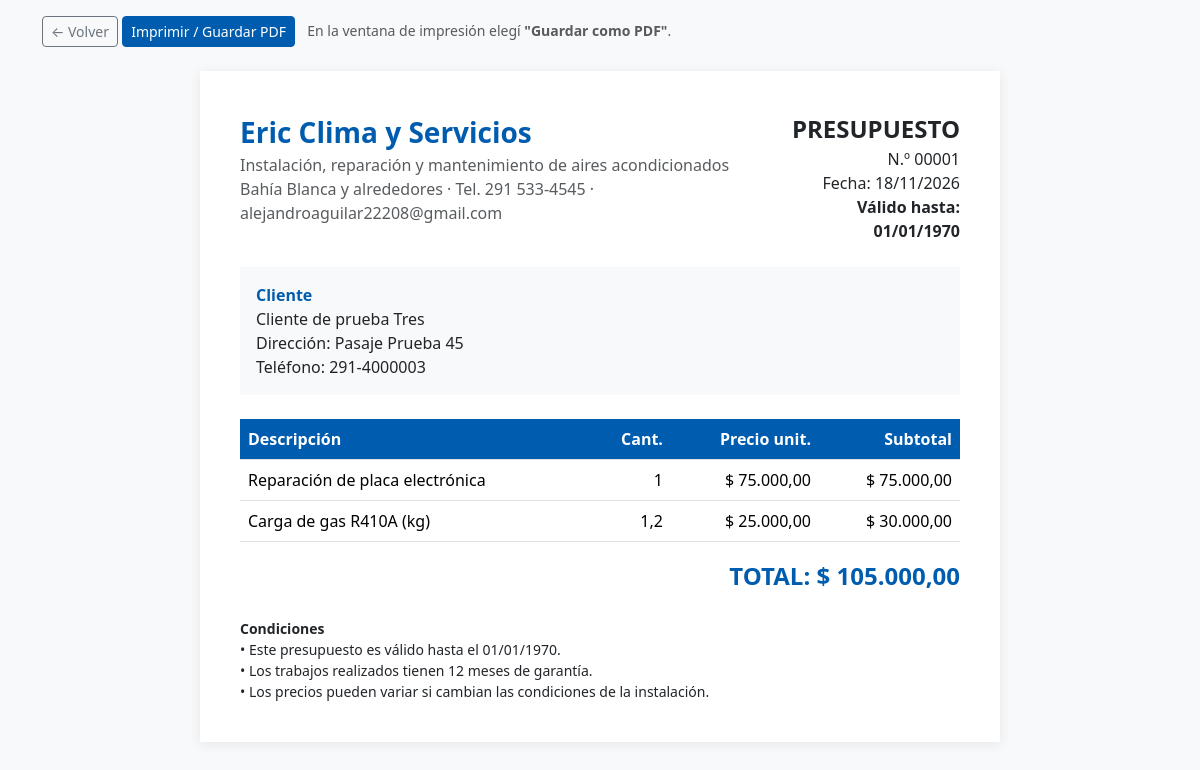
Page /admin/presupuesto.php?id=1 (signed in) on the committed database.
### tables this page shows
CREATE TABLE presupuestos (
    id          INT AUTO_INCREMENT PRIMARY KEY,
    cliente_id  INT NOT NULL,
    fecha       DATE NOT NULL,
    vence       DATE NULL,
    total       DECIMAL(12,2) NOT NULL DEFAULT 0,
    estado      ENUM('pendiente','aceptado','rechazado','vencido') NOT NULL DEFAULT 'pendiente',
    CONSTRAINT fk_presupuestos_cliente FOREIGN KEY (cliente_id) REFERENCES clientes(id) ON DELETE RESTRICT
);

CREATE TABLE clientes (
    id          INT AUTO_INCREMENT PRIMARY KEY,
    nombre      VARCHAR(120) NOT NULL,
    telefono    VARCHAR(30)  NOT NULL,
    email       VARCHAR(120) NULL,
    direccion   VARCHAR(150) NOT NULL,
    localidad   VARCHAR(80)  NOT NULL DEFAULT 'Bahía Blanca',
    activo      TINYINT(1) NOT NULL DEFAULT 1,
    fecha_alta  DATETIME NOT NULL DEFAULT CURRENT_TIMESTAMP,
    INDEX idx_clientes_nombre (nombre),
    INDEX idx_clientes_telefono (telefono)
);

CREATE TABLE presupuesto_items (
    id               INT AUTO_INCREMENT PRIMARY KEY,
    presupuesto_id   INT NOT NULL,
    descripcion      VARCHAR(150) NOT NULL,
    cantidad         DECIMAL(10,2) NOT NULL DEFAULT 1,
    precio_unitario  DECIMAL(12,2) NOT NULL,
    CONSTRAINT fk_items_presupuesto FOREIGN KEY (presupuesto_id) REFERENCES presupuestos(id) ON DELETE CASCADE
);

### web/app/config.php (called while the page is built, shortened)
<?php
function db(): PDO
{
    static $pdo = null;
    if ($pdo === null) {
        $pdo = new PDO(
            'mysql:host=' . DB_HOST . ';dbname=' . DB_NAME . ';charset=utf8mb4',
            DB_USER,
            DB_PASS,
            [
                PDO::ATTR_ERRMODE            => PDO::ERRMODE_EXCEPTION,
                PDO::ATTR_DEFAULT_FETCH_MODE => PDO::FETCH_ASSOC,
                PDO::ATTR_EMULATE_PREPARES   => false,
            ]
        );
    }
    return $pdo;
}
function e($texto): string
{
    return htmlspecialchars((string)$texto, ENT_QUOTES, 'UTF-8');
}

### web/admin/presupuesto.php (the view, shortened to what this page needs)
<?php
$id = (int)($_GET['id'] ?? 0);
$st = db()->prepare(
    'SELECT p.*, c.nombre, c.direccion, c.telefono FROM presupuestos p
     JOIN clientes c ON c.id = p.cliente_id WHERE p.id = ?');
$st->execute([$id]);
$p = $st->fetch();
$st = db()->prepare('SELECT * FROM presupuesto_items WHERE presupuesto_id = ? ORDER BY id');
$st->execute([$id]);
$items = $st->fetchAll();
$numero = str_pad($p['id'], 5, '0', STR_PAD_LEFT);
$fecha  = fn($f) => date('d/m/Y', strtotime($f));
$plata  = fn($n) => '$ ' . number_format((float)$n, 2, ',', '.');
?>
<!doctype html>
<html lang="es">
<head>
    <link href="https://cdn.jsdelivr.net/npm/bootstrap@5.3.3/dist/css/bootstrap.min.css" rel="stylesheet">
    <link href="../assets/css/estilos.css" rel="stylesheet">
</head>
<body class="bg-light">
<div class="container no-imprimir pt-3">
    <a class="btn btn-outline-secondary btn-sm" href="presupuestos.php">← Volver</a>
    <button class="btn btn-marca btn-sm" onclick="window.print()">Imprimir / Guardar PDF</button>
    <span class="text-muted small ms-2">En la ventana de impresión elegí <b>"Guardar como PDF"</b>.</span>
</div>
<div class="hoja">
    <div class="d-flex justify-content-between">
        <div>
            <div class="fs-3 fw-bold marca"><?= e(EMPRESA) ?></div>
            <div class="text-muted">Instalación, reparación y mantenimiento de aires acondicionados</div>
            <div class="text-muted"><?= e(ZONA) ?> · Tel. <?= e(TELEFONO) ?> · <?= e(EMAIL) ?></div>
        </div>
        <div class="text-end">
            <div class="fs-4 fw-bold">PRESUPUESTO</div>
            <div>N.º <?= $numero ?></div>
            <div>Fecha: <?= $fecha($p['fecha']) ?></div>
            <div class="fw-bold">Válido hasta: <?= $fecha($p['vence']) ?></div>
        </div>
    </div>
    <div class="bg-body-tertiary p-3 my-4">
        <div class="fw-bold marca">Cliente</div>
        <div><?= e($p['nombre']) ?></div>
        <div>Dirección: <?= e($p['direccion']) ?></div>
        <div>Teléfono: <?= e($p['telefono']) ?></div>
    </div>
    <table class="table tabla-items">
        <thead><tr><th>Descripción</th><th class="text-end">Cant.</th><th class="text-end">Precio unit.</th><th class="text-end">Subtotal</th></tr></thead>
        <tbody>
        <?php foreach ($items as $i): ?>
            <tr>
                <td><?= e($i['descripcion']) ?></td>
                <td class="text-end"><?= rtrim(rtrim(number_format((float)$i['cantidad'], 2, ',', '.'), '0'), ',') ?></td>
                <td class="text-end"><?= $plata($i['precio_unitario']) ?></td>
                <td class="text-end"><?= $plata($i['cantidad'] * $i['precio_unitario']) ?></td>
            </tr>
        <?php endforeach; ?>
        </tbody>
    </table>
    <div class="text-end fs-4 fw-bold marca">TOTAL: <?= $plata($p['total']) ?></div>
    <div class="mt-4 small">
        <div class="fw-bold">Condiciones</div>
        <div>• Este presupuesto es válido hasta el <?= $fecha($p['vence']) ?>.</div>
        <div>• Los trabajos realizados tienen 12 meses de garantía.</div>
        <div>• Los precios pueden variar si cambian las condiciones de la instalación.</div>
    </div>
</div>
</body>
</html>

### web/assets/css/estilos.css (style rules this page uses)
:root { --marca: #005caf; --marca-oscuro: #003f7d; --marca-noche: #0b2340; --marca-claro: #eaf3fc; --acento: #ff7a1a; --acento-oscuro: #e9650a; --verde-wa: #25d366; --texto: #1f2d3d; --gris: #64748b; --sombra: 0 10px 30px rgba(11, 35, 64, .08); --sombra-fuerte: 0 18px 40px rgba(11, 35, 64, .16); }
.btn-marca { background-color: var(--marca); border-color: var(--marca); color: #fff; font-weight: 500; }

### web/admin/presupuesto.php (style rules this page uses)
.hoja { max-width: 800px; margin: 24px auto; background: #fff; padding: 40px; box-shadow: 0 2px 12px rgba(0,0,0,.08); }
.marca { color: #005CAF; }
.tabla-items thead th { background: #005CAF; color: #fff; }

### rows in the picture
presupuestos: id "00001", fecha "18/11/2026", vence "01/01/1970", cliente.nombre "Cliente de prueba Tres", cliente.direccion "Pasaje Prueba 45", cliente.telefono "291-4000003", total "$ 105.000,00"
presupuesto_items: descripcion "Reparación de placa electrónica", cantidad "1", precio_unitario "$ 75.000,00", $plata($i['cantidad'] * $i['precio_unitario']) "$ 75.000,00"
presupuesto_items: descripcion "Carga de gas R410A (kg)", cantidad "1,2", precio_unitario "$ 25.000,00", $plata($i['cantidad'] * $i['precio_unitario']) "$ 30.000,00"

### other values in the picture
EMPRESA "Eric Clima y Servicios"
ZONA "Bahía Blanca y alrededores"
TELEFONO "291 533-4545"
EMAIL "alejandroaguilar22208@gmail.com"
